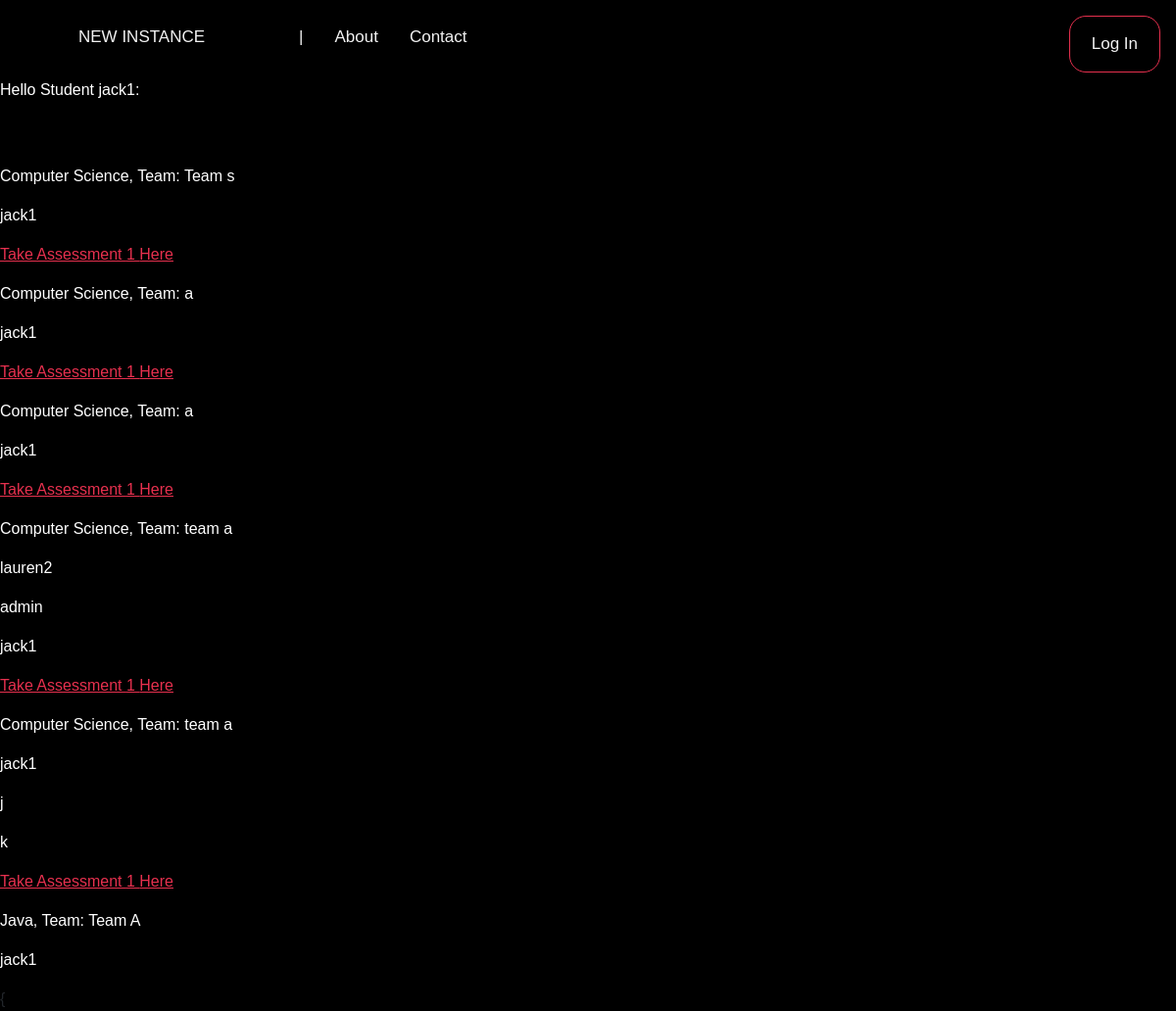
Page /Dashboards/studashboard/ (signed in) on the committed database.
### peerAssessmentApp/models.py (models this page shows)
class Team(models.Model):
    team_name = models.CharField(max_length = 40, null = True)
    course = models.ForeignKey(Course, on_delete = models.CASCADE, null = True)
    memebers =  models.ManyToManyField(SiteUsers)
    def __str__(self):
        return str(self.course) + ",  Team: " + str(self.team_name)

class Course(models.Model):
    course = models.CharField(max_length = 40, null = True)
    course_id = models.CharField(max_length = 10, primary_key = True)
    year = models.CharField(max_length = 4, null = True)
    semester = models.CharField(max_length = 1, null = True)
    def __str__(self):
        return str(self.course)

class SiteUsers(models.Model):
    user = models.OneToOneField(User, on_delete = models.CASCADE, related_name = 'siteusers')
    date_of_birth = models.DateField()
    TYPE_CHOICES = (
        ('pro', 'professor'),
        ('stu', 'student'),
        )
    types = models.CharField(max_length=3, choices=TYPE_CHOICES, unique=False, null=True, blank=True, default=None)
    def __str__(self):
        return str(self.user)
    email = models.EmailField(max_length = 50, null = True)

class Cassess(models.Model):
    assess_number = models.CharField(max_length = 6, null = True)
    due_date= models.DateField(max_length = 1, null = True)
    publish_date = models.DateField(max_length = 1, null = True)
    course = models.ForeignKey(Course, on_delete=models.CASCADE, default = 3)
    def __str__(self):
        return str(self.assess_number)

### peerAssessmentApp/views.py (the view)
# urls.py: path('Dashboards/studashboard/', views.studashboard, name='dashboard_s'),
def studashboard(request):
    courses = Course.objects.all()
    team = Team.objects.all()
    person = request.user
    users = SiteUsers.objects.get(user=person)
    cassess = Cassess.objects.all()
    return render(request, 'Dashboards/studashboard.html', {'team': team, 'cassess': cassess, 'courses:':courses, 'users': users})

### peerAssessmentApp/templates/Dashboards/studashboard.html (shortened to what this page needs)
{% extends 'base.html' %}
{% load crispy_forms_tags %}
{% block content %}
<head>
</head>
<form action="" method = POST>
    <p> Hello Student {{request.user.username}}: </p>
    <br> </br>
    {% for t in team %}
            {%for user in t.memebers.all%}
                {% if users == user %}
                    <p>{{t}}</p>
                    {% for us in t.memebers.all%}
                        <p>{{us}}</p>
                    {% endfor %}
                    {% for assess in cassess %}
                        {% if t.course == assess.course %}
                            <a href = "/view_assessment" style="color: rgb(230, 48, 78);"> Take Assessment {{assess}} Here</a></p>
                        {% endif %}
                    {% endfor %}
                {% endif %}
            {%endfor%}
    {% endfor %}
    {
</form>
{% endblock %}

### peerAssessmentApp/templates/base.html (style rules this page uses)
* { box-sizing: border-box; font-family: Arial, Helvetica, sans-serif; }
body { background-color: black; }

### peerAssessmentApp/templates/Dashboards/studashboard.html (style rules this page uses)
* { box-sizing: border-box; font-family: Arial, Helvetica, sans-serif; }
p { color: white; }

### rows in the picture
Team: course+team_name "Computer Science, Team: Team s"
SiteUsers: user.username "jack1"
Cassess: assess_number "1"
Team: course+team_name "Computer Science, Team: a"
Team: course+team_name "Computer Science, Team: a"
Team: course+team_name "Computer Science, Team: team a"
SiteUsers: user.username "lauren2"
SiteUsers: user.username "admin"
Team: course+team_name "Computer Science, Team: team a"
SiteUsers: user.username "j"
SiteUsers: user.username "k"
Team: course+team_name "Java, Team: Team A"

### other values in the picture
{{ request.user.username }} "jack1"
